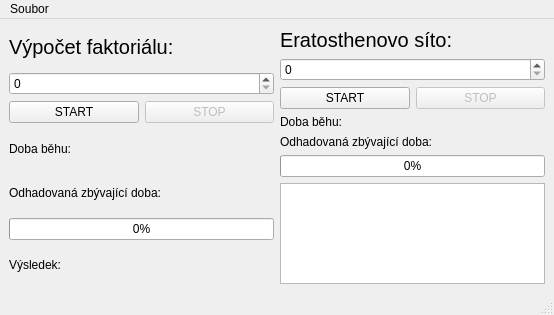
<?xml version="1.0" encoding="UTF-8"?>
<ui version="4.0">
 <class>MainWindow</class>
 <widget class="QMainWindow" name="MainWindow">
  <property name="geometry">
   <rect>
    <x>0</x>
    <y>0</y>
    <width>554</width>
    <height>315</height>
   </rect>
  </property>
  <property name="windowTitle">
   <string>MainWindow</string>
  </property>
  <widget class="QWidget" name="centralwidget">
   <layout class="QHBoxLayout" name="horizontalLayout_9">
    <item>
     <layout class="QVBoxLayout" name="verticalLayout">
      <item>
       <widget class="QLabel" name="label">
        <property name="font">
         <font>
          <pointsize>15</pointsize>
         </font>
        </property>
        <property name="text">
         <string>Výpočet faktoriálu:</string>
        </property>
       </widget>
      </item>
      <item>
       <widget class="QSpinBox" name="sbFacNum">
        <property name="maximum">
         <number>20</number>
        </property>
       </widget>
      </item>
      <item>
       <layout class="QHBoxLayout" name="horizontalLayout_3">
        <item>
         <widget class="QPushButton" name="pbFacStart">
          <property name="text">
           <string>START</string>
          </property>
         </widget>
        </item>
        <item>
         <widget class="QPushButton" name="pbFacStop">
          <property name="enabled">
           <bool>false</bool>
          </property>
          <property name="text">
           <string>STOP</string>
          </property>
         </widget>
        </item>
       </layout>
      </item>
      <item>
       <layout class="QHBoxLayout" name="horizontalLayout">
        <item>
         <widget class="QLabel" name="label_2">
          <property name="text">
           <string>Doba běhu:</string>
          </property>
         </widget>
        </item>
        <item>
         <widget class="QLabel" name="labelFacUptime">
          <property name="text">
           <string/>
          </property>
         </widget>
        </item>
       </layout>
      </item>
      <item>
       <layout class="QHBoxLayout" name="horizontalLayout_2">
        <item>
         <widget class="QLabel" name="label_3">
          <property name="text">
           <string>Odhadovaná zbývající doba:</string>
          </property>
         </widget>
        </item>
        <item>
         <widget class="QLabel" name="labelFacTimeLeft">
          <property name="text">
           <string/>
          </property>
         </widget>
        </item>
       </layout>
      </item>
      <item>
       <widget class="QProgressBar" name="progressBarFac">
        <property name="value">
         <number>0</number>
        </property>
       </widget>
      </item>
      <item>
       <layout class="QHBoxLayout" name="horizontalLayout_8" stretch="0,2">
        <item>
         <widget class="QLabel" name="label_7">
          <property name="text">
           <string>Výsledek:</string>
          </property>
         </widget>
        </item>
        <item>
         <widget class="QLabel" name="labelFactResult">
          <property name="text">
           <string/>
          </property>
         </widget>
        </item>
       </layout>
      </item>
     </layout>
    </item>
    <item>
     <layout class="QVBoxLayout" name="verticalLayout_2">
      <item>
       <widget class="QLabel" name="label_4">
        <property name="font">
         <font>
          <pointsize>15</pointsize>
         </font>
        </property>
        <property name="text">
         <string>Eratosthenovo síto:</string>
        </property>
       </widget>
      </item>
      <item>
       <layout class="QHBoxLayout" name="horizontalLayout_7">
        <item>
         <widget class="QSpinBox" name="sbEraNum">
          <property name="maximum">
           <number>9999</number>
          </property>
         </widget>
        </item>
       </layout>
      </item>
      <item>
       <layout class="QHBoxLayout" name="horizontalLayout_4">
        <item>
         <widget class="QPushButton" name="pbEraStart">
          <property name="text">
           <string>START</string>
          </property>
         </widget>
        </item>
        <item>
         <widget class="QPushButton" name="pbEraStop">
          <property name="enabled">
           <bool>false</bool>
          </property>
          <property name="text">
           <string>STOP</string>
          </property>
         </widget>
        </item>
       </layout>
      </item>
      <item>
       <layout class="QHBoxLayout" name="horizontalLayout_5">
        <item>
         <widget class="QLabel" name="label_5">
          <property name="text">
           <string>Doba běhu:</string>
          </property>
         </widget>
        </item>
        <item>
         <widget class="QLabel" name="labelEraUptime">
          <property name="text">
           <string/>
          </property>
         </widget>
        </item>
       </layout>
      </item>
      <item>
       <layout class="QHBoxLayout" name="horizontalLayout_6">
        <item>
         <widget class="QLabel" name="label_6">
          <property name="text">
           <string>Odhadovaná zbývající doba:</string>
          </property>
         </widget>
        </item>
        <item>
         <widget class="QLabel" name="labelEraTimeLeft">
          <property name="text">
           <string/>
          </property>
         </widget>
        </item>
       </layout>
      </item>
      <item>
       <widget class="QProgressBar" name="progressBarEra">
        <property name="value">
         <number>0</number>
        </property>
       </widget>
      </item>
      <item>
       <widget class="QTextEdit" name="textEditEraRes">
        <property name="enabled">
         <bool>true</bool>
        </property>
        <property name="readOnly">
         <bool>true</bool>
        </property>
       </widget>
      </item>
     </layout>
    </item>
   </layout>
  </widget>
  <widget class="QMenuBar" name="menubar">
   <property name="geometry">
    <rect>
     <x>0</x>
     <y>0</y>
     <width>554</width>
     <height>21</height>
    </rect>
   </property>
   <widget class="QMenu" name="menuSoubor">
    <property name="title">
     <string>Soubor</string>
    </property>
    <addaction name="actionKonec"/>
   </widget>
   <addaction name="menuSoubor"/>
  </widget>
  <widget class="QStatusBar" name="statusbar"/>
  <action name="actionKonec">
   <property name="text">
    <string>Konec</string>
   </property>
  </action>
 </widget>
 <resources/>
 <connections>
  <connection>
   <sender>actionKonec</sender>
   <signal>triggered()</signal>
   <receiver>MainWindow</receiver>
   <slot>close()</slot>
   <hints>
    <hint type="sourcelabel">
     <x>-1</x>
     <y>-1</y>
    </hint>
    <hint type="destinationlabel">
     <x>276</x>
     <y>157</y>
    </hint>
   </hints>
  </connection>
 </connections>
</ui>
